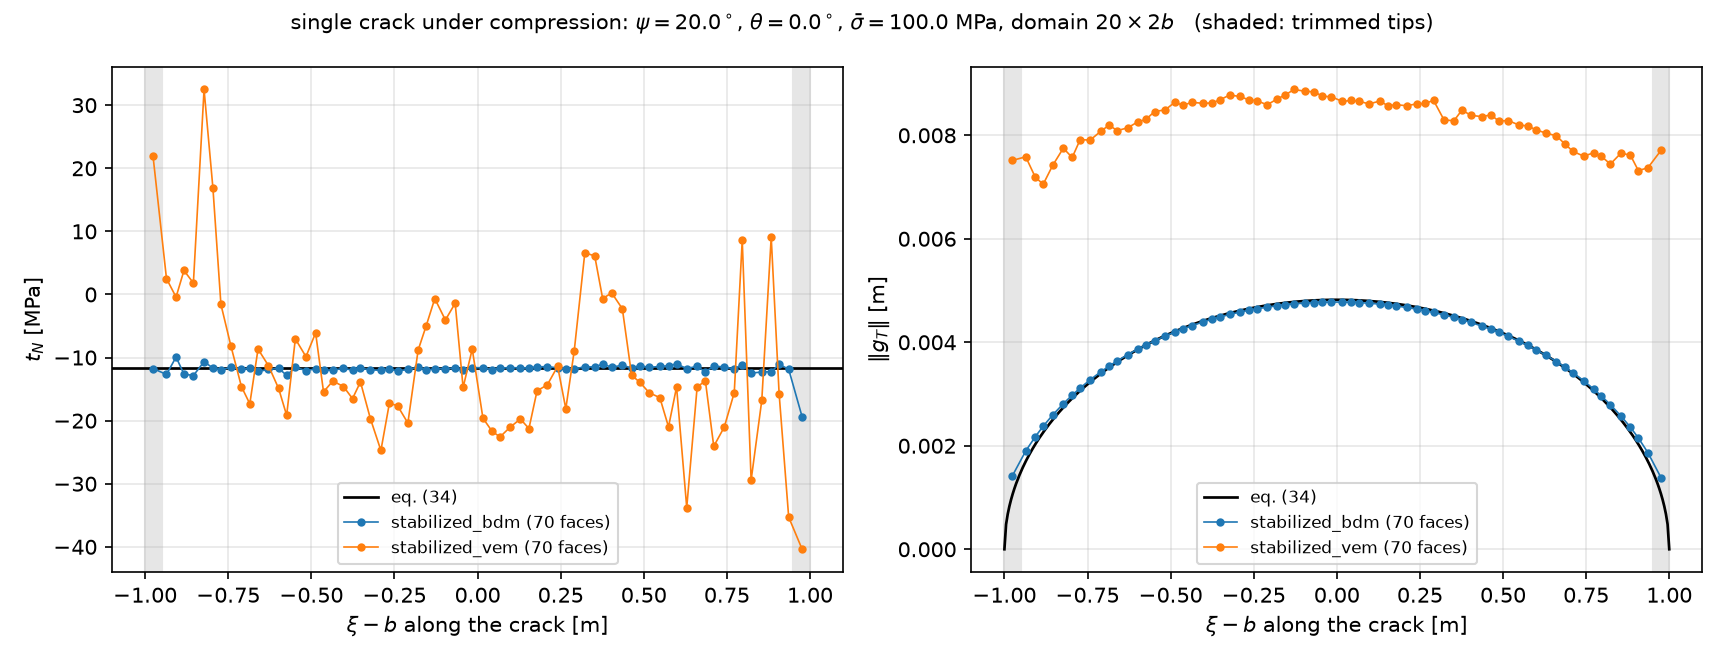

Python code for this plot:
#!/usr/bin/env python3
r"""A single crack under far-field compression, against the closed-form solution.

THE BENCHMARK. Section 5.2 of Franceschini, Castelletto, White & Tchelepi,
*Algebraically stabilized Lagrange multiplier method for frictional contact
mechanics with hydraulically active fractures*, CMAME 368 (2020) 113161: a
straight crack of length 2b in an infinite plane under uniaxial compression
sigma_bar, the crack inclined at psi to the loading axis. With zero cohesion the
closed form is their eq. (34),

    t_N     = -sigma_bar sin^2(psi)
    g_T(xi) = 4(1 - nu^2)/E . sigma_bar sin(psi) (cos(psi) - sin(psi) tan(theta))
              . sqrt(b^2 - (b - xi)^2)                              0 <= xi <= 2b

-- a CONSTANT normal traction and an ELLIPTIC sliding profile, zero at both tips.

WHY theta = 0 MAKES THIS A LINEAR PROBLEM, and why that is the point. Coulomb
caps the shear at tau_max = c - t_N tan(theta); at c = 0 and theta = 0 the cap is
zero, so the crack carries no shear at all and slides freely while staying
closed. The contact state is then known in advance -- g_N = 0, t_T = 0 -- and
there is no active set to iterate for. One linear solve reproduces the whole
benchmark, which makes it a test of the DISCRETIZATION rather than of a
nonlinear solver. mimetika reaches that state with the linear Martins-Oden law
alone: a stiff normal direction and a soft tangential one.

    model.linear_contact(c_n, c_T)      D_c = (1/c_n) n(x)n + (1/c_T) (I - n(x)n)

THE ARGUMENTS ARE STIFFNESSES, whatever the symbol says: the measured ratio of
traction to jump is c_n normally and c_T tangentially. So the frictionless
closed limit is c_n LARGE and c_T SMALL, and the defaults below are the gentlest
pair that reaches it -- 1e9 and 1e-3 already give t_N to six figures and
g_N ~ 1e-8 m, with none of the conditioning cost of pushing further.

THE MESH IS GENERATED, not structured (see _crack_mesh.py). gmsh meshes the
square with the crack EMBEDDED as an internal curve, graded about it, and the
triangulation is extruded one layer into prisms. Two reasons, and the second
matters more than the first:

  * RESOLUTION. A structured box ties the crack's resolution to the domain's, so
    the paper's 108-432 interface elements would cost a million cells. Here
    --size-crack sets the crack's element size directly.
  * THE STRUCTURED CASE HIDES BUGS. An axis-aligned crack in a box is mirror
    symmetric about its own plane: the facet normals do not alternate and the
    per-facet right-hand-side coefficients cancel in pairs. Both are properties
    this code has previously been wrong about and passed anyway. An inclined
    crack through an unstructured grading has neither.

--mesh box keeps the structured route, with the crack on y = 0 and the LOAD
rotated by psi instead, which is the same boundary value problem in a rotated
frame. It is the cheap cross-check, not the benchmark.

WHY 3D. The strong-symmetry family carries the d(d+1)/2 rigid-motion moments of
the traction on a facet, which is a 3D construction -- six in space, and the
plane does not have them. The paper extrudes its own 2D domain for the same
reason. One layer of prisms, with sigma_zz = nu(sigma_xx + sigma_yy), is exactly
plane strain: eps_zz comes out identically zero, so the condition is satisfied
rather than imposed.

THE BOUNDARY, which is where this is easy to get wrong:

  * the four LATERAL faces carry the far field as the affine datum
    u = eps_inf . x. It removes every rigid mode (a pure-traction box is
    singular, and in Hellinger-Reissner the displacement is a cell unknown, so
    there is no nodal pin to fall back on) and both families reproduce an affine
    field exactly, so the datum contributes no error of its own.
  * the two Z-FACES ARE NOT BOUNDARY, they are the slab. They carry free slip --
    the plane-strain symmetry condition -- and nothing else. Handing them the
    datum as well clamps the interior of the slab to the unperturbed field and
    the crack can no longer slide: measured peak g_T 6.4e-04 m against the exact
    4.7e-03, a factor of 7, while t_N stays right to five figures because the
    normal traction is statically determinate and does not notice. A plausible,
    converged, wrong answer.

What the datum DOES contribute is TRUNCATION: the crack perturbs the stress by
O((b/r)^2), so a box of half-width L/2 carries an O((2b/L)^2) error that belongs
to the DOMAIN and not to the mesh. At the default L = 20b that is about 1%, and
it does not fall under refinement -- which is why --domain is a convergence knob
as much as --size-crack is, and why the two are reported apart.

Run it:

    PYTHONPATH=.. python crack_compression.py

which meshes the crack, solves one weak-symmetry and one strong-symmetry
product, and prints the readings against eq. (34). Then:

    PYTHONPATH=.. python crack_compression.py --product stabilized_vem
    PYTHONPATH=.. python crack_compression.py --size-crack 0.02    # ~100 faces
    PYTHONPATH=.. python crack_compression.py --levels 0.1,0.05,0.025
    PYTHONPATH=.. python crack_compression.py --mesh box --cells 40
    PYTHONPATH=.. python crack_compression.py --theta 30           # the paper's friction
    PYTHONPATH=.. python crack_compression.py --domain 40          # a quieter far field
    PYTHONPATH=.. python crack_compression.py --vtu out            # the crack, for ParaView

THE ERROR IS MEASURED ON THE CENTRAL 90% of the crack trace, as the paper does:
the traction oscillates near the tips, where the discrete crack cannot open
against a fixed tip node, and a norm over the whole trace measures that artefact
instead of the method. The excluded fraction is reported, and --trim 0 turns it
off.
"""

import argparse
import json
import math
from pathlib import Path

import _bootstrap  # noqa: F401  -- BEFORE mimetika_cxx; see python/_shadowing.py
import mimetika_cxx as mk

import numpy as np

import _crack_mesh
import _realizations
from _stages import stage

DIM = 3

#: the paper's material and loading (Section 5.2), in MPa and metres
E_DEFAULT = 25000.0
NU_DEFAULT = 0.25
SIGMA_DEFAULT = 100.0
PSI_DEFAULT = 20.0
B_DEFAULT = 1.0

#: one of each family, which is the comparison this example is for
DEFAULT_PRODUCTS = ("stabilized_bdm", "stabilized_vem")


# ---- the closed form ---------------------------------------------------------
def analytic(xi, b, E, nu, sigma, psi_deg, theta_deg):
    """eq. (34): (t_N, g_T) at arclength xi along the crack, 0 <= xi <= 2b."""
    psi, theta = math.radians(psi_deg), math.radians(theta_deg)
    t_n = -sigma * math.sin(psi) ** 2
    amp = (4.0 * (1.0 - nu ** 2) / E) * (
        sigma * math.sin(psi) * (math.cos(psi) - math.sin(psi) * math.tan(theta)))
    under = np.maximum(b * b - (b - np.asarray(xi, float)) ** 2, 0.0)
    return t_n, amp * np.sqrt(under)


def far_field(E, nu, sigma, psi_deg, tilt_crack):
    """(sigma_inf, eps_inf, crack normal, crack tangent) as 3x3 and 3-vectors.

    TWO WAYS TO THE SAME STATE. With the crack tilted (the generated mesh) the
    load is the plain uniaxial sigma = -sigma_bar e_x (x) e_x and the crack
    carries the angle. With the crack on y = 0 (the structured box) the crack is
    axis-aligned and the LOAD carries it, sigma = -sigma_bar d (x) d with
    d = (cos psi, -sin psi, 0). Either way n . sigma n = -sigma_bar sin^2 psi.

    Both are closed in z by sigma_zz = nu (sigma_xx + sigma_yy); the isotropic
    inverse eps = (1+nu)/E sigma - (nu/E) tr(sigma) I then has eps_zz = 0
    identically, which IS the plane-strain condition.
    """
    psi = math.radians(psi_deg)
    c, s = math.cos(psi), math.sin(psi)
    if tilt_crack:
        sig = np.diag([-sigma, 0.0, 0.0])
        normal, tangent = np.array([-s, c, 0.0]), np.array([c, s, 0.0])
    else:
        d = np.array([c, -s, 0.0])
        sig = -sigma * np.outer(d, d)
        normal, tangent = np.array([0.0, 1.0, 0.0]), np.array([1.0, 0.0, 0.0])
    sig[2, 2] = nu * (sig[0, 0] + sig[1, 1])
    eps = (1.0 + nu) / E * sig - (nu / E) * np.trace(sig) * np.eye(3)
    return sig, eps, normal, tangent


# ---- the model ---------------------------------------------------------------
def build(product, level, args):
    """The mesh, the crack, the far-field datum and the contact law."""
    b = args.half_length
    if args.mesh == "gmsh":
        # the cache key must carry EVERY geometric argument, or a run that
        # changes only --domain silently reuses the previous box
        path = args.mesh_file or (
            f"/tmp/crack_psi{args.psi:g}_b{args.half_length:g}_L{args.domain:g}"
            f"_h{level:g}_f{args.size_far:g}_r{getattr(args,'refine_radius',0.0):g}.vtu")
        if args.mesh_file is None or not Path(path).exists():
            _crack_mesh.inclined_crack(
                path, half_length=b, domain=args.domain, psi=args.psi,
                size_crack=level, size_far=args.size_far, grading=args.grading,
                refine_radius=getattr(args, "refine_radius", 0.0))
        mesh = mk.read_vtu(path)
        sets = mk.fracture_node_sets(path)
        if "f1" not in sets:
            raise SystemExit(f"{path} carries no f1 node set: {', '.join(sets) or 'none'}")
        node_sets, thickness = [list(sets["f1"])], level
    else:
        cells = int(level)
        h = args.domain / cells
        if abs(b / h - round(b / h)) > 1e-9:
            raise SystemExit(f"--mesh box needs the crack tip on a node: b = {b} is not a "
                             f"multiple of h = {h:.6g}; pick cells so cells*{b}/{args.domain} "
                             f"is a whole number")
        if cells % 2:
            raise SystemExit("--cells must be even, or y = 0 is not a node plane")
        mesh = mk.box([cells, cells, 1], DIM, mk.Family.cartesian,
                      [args.domain, args.domain, h], [-args.domain / 2, -args.domain / 2, 0.0])
        pts = np.array([mesh.point(v) for v in range(mesh.count(0))])
        node_sets = [[int(v) for v in np.flatnonzero(
            (np.abs(pts[:, 1]) < 1e-9) & (np.abs(pts[:, 0]) <= b + 1e-9))]]
        thickness = h

    how, form = _realizations.resolve(product)
    mu = args.young / (2.0 * (1.0 + args.poisson))
    lam = args.young * args.poisson / ((1.0 + args.poisson) * (1.0 - 2.0 * args.poisson))
    model = mk.CauchyMechanicsModel(mesh, DIM, mk.ElasticMaterial(mu, lam), how, form)
    model.fracture(node_sets, [1])
    model.linear_contact(args.c_n, args.c_t)

    _, eps, normal, tangent = far_field(args.young, args.poisson, args.sigma,
                                        args.psi, args.mesh == "gmsh")
    grad = [float(v) for v in eps.reshape(9)]
    slab, lateral = [], []
    for f in model.outer_boundary_facets():
        x = mk.centroid(mesh, DIM - 1, f)
        (slab if min(abs(x[2]), abs(x[2] - thickness)) < 1e-9 * max(1.0, thickness)
         else lateral).append(f)
    model.add_free_slip(slab)
    # ONE CALL PER FACET: the datum is u = a + B (x - x_E) about the facet's
    # cofacet centroid, so the constant is u(x_E) and not u(0). A single call
    # over the whole list is accepted in silence and is wrong by O(h).
    for f in lateral:
        x_e = mk.centroid(mesh, DIM, mk.cofacet_of(mesh, DIM, f))
        model.prescribe_displacement([f], [float(v) for v in eps @ np.array(x_e)], grad)
    return mesh, model, normal, tangent, len(lateral), len(slab)


# ---- reading the crack back --------------------------------------------------
def read_crack(model, normal, tangent):
    """(xi, t_N, t_T, g_N, g_T) per crack face, ordered along the crack.

    A facet's canonical normal belongs to that facet alone, so across one
    fracture they alternate -- and a flip swaps which side is "plus", so the
    jump's AMBIENT direction flips with it. t_N and g_N survive (quadratic in n,
    or invariant because the sides swap too), but a tangential profile read
    straight out of the per-face frame alternates in sign. On a generated mesh
    that is not hypothetical: the normals genuinely alternate there, where on a
    structured axis-aligned crack they do not. So the readings are carried back
    into ambient axes and oriented ONCE, against the crack's own normal.
    """
    f = model.fracture_faces()
    n, t1, t2 = f["normal"], f["tangent1"], f["tangent2"]
    jump, trac = f["jump"], f["traction"]

    side = np.sign(n @ normal)
    side[side == 0.0] = 1.0
    amb_j = (jump[:, 0:1] * n + jump[:, 1:2] * t1 + jump[:, 2:3] * t2) * side[:, None]
    amb_t = (trac[:, 0:1] * n + trac[:, 1:2] * t1 + trac[:, 2:3] * t2) * side[:, None]

    xi = f["centroid"] @ tangent
    order = np.argsort(xi)
    return (xi[order], trac[order, 0], amb_t[order] @ tangent,
            amb_j[order] @ tangent, amb_j[order] @ normal, f["area"][order])


def compare(xi, t_n, g_t, args, trim=None):
    """Relative L2 errors against eq. (34), away from the tips.

    THE TIPS ARE EXCLUDED BECAUSE THE EXACT SOLUTION IS SINGULAR THERE. g_T goes
    like sqrt(b^2 - (b - xi)^2), whose derivative blows up at both ends, and the
    traction carries the r^-1/2 crack-tip field. An L2 norm taken over the whole
    trace is then dominated by how well a given mesh resolves a singularity --
    which is a statement about the mesh at the tip, not about the method, and it
    is why a rate measured that way comes out flat however good the scheme is.
    `trim` is the fraction of the half-length dropped at EACH tip, so 0.10 keeps
    the central 90% of the trace, as the paper does.
    """
    b = args.half_length
    t = args.trim if trim is None else trim
    keep = np.abs(xi) <= b * (1.0 - t)
    if keep.sum() < 2:
        return float("nan"), float("nan"), int(keep.sum())
    t_ex, g_ex = analytic(xi[keep] + b, b, args.young, args.poisson,
                          args.sigma, args.psi, args.theta)
    e_t = np.linalg.norm(t_n[keep] - t_ex) / np.linalg.norm(np.full(keep.sum(), t_ex))
    e_g = np.linalg.norm(g_t[keep] - g_ex) / (np.linalg.norm(g_ex) or 1.0)
    return e_t, e_g, int(keep.sum())


def rate(hs, errs):
    """The least-squares slope of log(error) against log(h)."""
    hs, errs = np.asarray(hs, float), np.asarray(errs, float)
    ok = (hs > 0) & (errs > 0)
    if ok.sum() < 2:
        return float("nan")
    return float(np.polyfit(np.log(hs[ok]), np.log(errs[ok]), 1)[0])


# ---- one run -----------------------------------------------------------------
def run(product, level, args):
    mesh, model, normal, tangent, n_lat, n_slab = build(product, level, args)
    label = f"h={level:g}" if args.mesh == "gmsh" else f"{int(level)}^2"
    with stage(f"{product:<16s} {label:>9s}  {mesh.count(DIM)} cells, "
               f"{n_lat} datum + {n_slab} slip facets"):
        model.solve(progress=False, options=mk.SolverOptions())
    xi, t_n, t_t, g_t, g_n, area = read_crack(model, normal, tangent)

    b = args.half_length
    t_ex, g_ex = analytic(xi + b, b, args.young, args.poisson, args.sigma, args.psi, args.theta)
    e_t, e_g, kept = compare(xi, t_n, g_t, args)
    out = {
        "product": product, "level": level, "cells": int(mesh.count(DIM)),
        "n_dofs": model.n_dofs, "crack_faces": int(model.n_fracture_faces), "kept": kept,
        "t_N_mean": float(t_n.mean()), "t_N_exact": float(t_ex),
        "g_T_peak": float(np.abs(g_t).max()), "g_T_peak_exact": float(g_ex.max()),
        "g_N_max": float(np.abs(g_n).max()), "t_T_max": float(np.abs(t_t).max()),
        "err_t_N": float(e_t), "err_g_T": float(e_g),
    }
    if args.vtu:
        out["vtu"] = f"{args.vtu}_{product}_{level:g}.vtu"
        model.write_fracture_vtu(out["vtu"])
    return out, (xi, t_n, g_t)


def report(rows):
    print()
    print(f"  {'product':<17}{'cells':>8}{'faces':>7}{'t_N':>11}{'g_T peak':>12}"
          f"{'g_N':>10}{'t_T':>9}{'err t_N':>10}{'err g_T':>10}")
    for r in rows:
        print(f"  {r['product']:<17}{r['cells']:>8}{r['crack_faces']:>7}"
              f"{r['t_N_mean']:>11.4f}{r['g_T_peak']:>12.4e}"
              f"{r['g_N_max']:>10.1e}{r['t_T_max']:>9.1e}"
              f"{r['err_t_N']:>10.2e}{r['err_g_T']:>10.2e}")
    print(f"  {'exact (eq. 34)':<17}{'':>8}{'':>7}{rows[0]['t_N_exact']:>11.4f}"
          f"{rows[0]['g_T_peak_exact']:>12.4e}{0.0:>10.1e}{0.0:>9.1e}")


def draw(path, curves, args):
    import matplotlib
    matplotlib.use("Agg")
    import matplotlib.pyplot as plt

    b = args.half_length
    fig, ax = plt.subplots(1, 2, figsize=(11.5, 4.4))
    fine = np.linspace(0.0, 2 * b, 400)
    t_ex, g_ex = analytic(fine, b, args.young, args.poisson, args.sigma, args.psi, args.theta)
    ax[0].axhline(t_ex, color="k", lw=1.3, label="eq. (34)")
    ax[1].plot(fine - b, g_ex, color="k", lw=1.3, label="eq. (34)")
    for name, (xi, t_n, g_t) in curves.items():
        ax[0].plot(xi, t_n, "o-", ms=3, lw=0.8, label=name)
        ax[1].plot(xi, np.abs(g_t), "o-", ms=3, lw=0.8, label=name)
    ax[0].set_xlabel(r"$\xi - b$ along the crack [m]"); ax[0].set_ylabel(r"$t_N$ [MPa]")
    ax[1].set_xlabel(r"$\xi - b$ along the crack [m]"); ax[1].set_ylabel(r"$\|g_T\|$ [m]")
    for a in ax:
        a.axvspan(-b, -b * (1 - args.trim), color="0.9", zorder=0)
        a.axvspan(b * (1 - args.trim), b, color="0.9", zorder=0)
        a.legend(fontsize=8); a.grid(alpha=0.3)
    fig.suptitle(fr"single crack under compression: $\psi={args.psi}^\circ$, "
                 fr"$\theta={args.theta}^\circ$, $\bar\sigma={args.sigma}$ MPa, "
                 fr"domain ${args.domain/(2*b):.0f}\times 2b$   (shaded: trimmed tips)",
                 fontsize=10)
    fig.tight_layout()
    fig.savefig(path, dpi=150)
    print(f"  wrote {path}")


def main():
    ap = argparse.ArgumentParser(description=__doc__.splitlines()[0],
                                 formatter_class=argparse.RawDescriptionHelpFormatter)
    ap.add_argument("--product", default=",".join(DEFAULT_PRODUCTS),
                    help="comma-separated stress products; both symmetry families are "
                         f"available: {', '.join(_realizations.names())}. "
                         f"Default {','.join(DEFAULT_PRODUCTS)} -- one of each.")
    ap.add_argument("--mesh", default="gmsh", choices=("gmsh", "box"),
                    help="gmsh: the crack is inclined and embedded in a graded, unstructured "
                         "triangulation extruded one layer (the benchmark). box: the crack is "
                         "axis-aligned in a structured box and the LOAD is rotated instead "
                         "(the cheap cross-check, and a mirror-symmetric configuration that "
                         "has hidden contact bugs before).")
    ap.add_argument("--mesh-file", default=None,
                    help="read this .vtu instead of generating one; it must carry an "
                         "f1_node_set PointData flag on the crack nodes")
    ap.add_argument("--size-crack", type=float, default=0.05,
                    help="gmsh: element size ON the crack, so it carries about 2b/size faces")
    ap.add_argument("--size-far", type=float, default=1.5,
                    help="gmsh: element size at the far boundary")
    ap.add_argument("--refine-radius", type=float, default=0.4,
                    help="gmsh: the crack element size is held within this distance of the "
                         "crack before grading out. Refining a TUBE rather than the crack "
                         "line is what makes the cell count grow like h^-2 and lets a bulk "
                         "convergence rate be observed at all.")
    ap.add_argument("--grading", type=float, default=None,
                    help="gmsh: distance over which the size grows (default: one crack length)")
    ap.add_argument("--cells", type=int, default=40, help="box: cells across the domain")
    ap.add_argument("--levels", default="",
                    help="a comma-separated ladder for a convergence study -- --size-crack "
                         "values under --mesh gmsh, --cells values under --mesh box")
    ap.add_argument("--domain", type=float, default=20.0,
                    help="box width in metres; the far field is imposed on its boundary, so "
                         "this sets the O((2b/L)^2) truncation floor the mesh cannot cross")
    ap.add_argument("--half-length", type=float, default=B_DEFAULT, help="b; the crack is 2b long")
    ap.add_argument("--psi", type=float, default=PSI_DEFAULT, help="crack inclination [deg]")
    ap.add_argument("--theta", type=float, default=0.0,
                    help="friction angle [deg]. 0 is the frictionless limit this example "
                         "reproduces with a linear law; the paper's own case is 30, which "
                         "changes only the expected g_T amplitude here -- the LAW stays "
                         "linear, so a nonzero value compares against a different closed "
                         "form, it does not run a Coulomb solve.")
    ap.add_argument("--sigma", type=float, default=SIGMA_DEFAULT, help="sigma_bar [MPa]")
    ap.add_argument("--young", type=float, default=E_DEFAULT, help="E [MPa]")
    ap.add_argument("--poisson", type=float, default=NU_DEFAULT, help="nu")
    ap.add_argument("--c-n", type=float, default=1e9,
                    help="normal STIFFNESS: large closes the crack (g_N -> 0)")
    ap.add_argument("--c-t", type=float, default=1e-3,
                    help="tangential STIFFNESS: small frees the sliding (t_T -> 0)")
    ap.add_argument("--trim", type=float, default=0.10,
                    help="fraction of the HALF-length dropped at each tip before the error "
                         "norms, so 0.10 keeps the central 90%% of the trace, which is what "
                         "the paper does. THE EXACT SOLUTION IS SINGULAR AT THE TIPS -- g_T "
                         "has a square-root profile, so its slope is infinite there, and the "
                         "traction carries the r^-1/2 crack-tip field -- so a norm over the "
                         "whole trace measures how a fixed mesh resolves a singularity and "
                         "not how the method converges. --trim 0 turns it off, and the rate "
                         "it then reports is not a rate.")
    ap.add_argument("--plot", default="crack_compression.png", help="'' to skip")
    ap.add_argument("--json", default="crack_compression.json", help="'' to skip")
    ap.add_argument("--vtu", default="", help="prefix for per-run fracture .vtu files")
    args = ap.parse_args()

    products = [p.strip() for p in args.product.split(",") if p.strip()]
    for p in products:
        if p not in _realizations.names():
            raise SystemExit(f"unknown product {p!r}; choose from "
                             f"{', '.join(_realizations.names())}")
    default_level = args.size_crack if args.mesh == "gmsh" else args.cells
    ladder = ([float(v) for v in args.levels.split(",")] if args.levels else [default_level])

    b = args.half_length
    t_ex, g_ex = analytic(np.array([b]), b, args.young, args.poisson,
                          args.sigma, args.psi, args.theta)
    print("single crack under compression -- CMAME 368 (2020) 113161, Section 5.2")
    print(f"  E = {args.young} MPa, nu = {args.poisson}, sigma_bar = {args.sigma} MPa, "
          f"psi = {args.psi} deg, theta = {args.theta} deg, 2b = {2*b} m")
    print(f"  {'inclined crack, graded unstructured mesh' if args.mesh == 'gmsh' else
             'axis-aligned crack, structured box, load rotated'}")
    print(f"  domain {args.domain} m = {args.domain/(2*b):.0f} crack lengths "
          f"-> far-field truncation ~ {(2*b/args.domain)**2:.1%}")
    print(f"  exact: t_N = {t_ex:.4f} MPa, peak g_T = {g_ex[0]:.4e} m")
    print()

    rows, curves = [], {}
    for product in products:
        for level in ladder:
            out, curve = run(product, level, args)
            rows.append(out)
            curves[f"{product} ({out['crack_faces']} faces)"] = curve
    report(rows)

    if len(ladder) > 1:
        print()
        print("  convergence on the central trace:")
        for product in products:
            mine = [r for r in rows if r["product"] == product]
            hs = [r["level"] if args.mesh == "gmsh" else 1.0 / r["level"] for r in mine]
            print(f"    {product:<17} m(t_N) = {rate(hs, [r['err_t_N'] for r in mine]):5.2f}"
                  f"   m(g_T) = {rate(hs, [r['err_g_T'] for r in mine]):5.2f}"
                  f"   (paper: 1.11 and 1.39)")

    if args.json:
        Path(args.json).write_text(json.dumps(
            {"setup": vars(args), "exact": {"t_N": float(t_ex), "g_T_peak": float(g_ex[0])},
             "runs": rows}, indent=2))
        print(f"\n  wrote {args.json}")
    if args.plot:
        draw(args.plot, curves, args)


if __name__ == "__main__":
    main()
